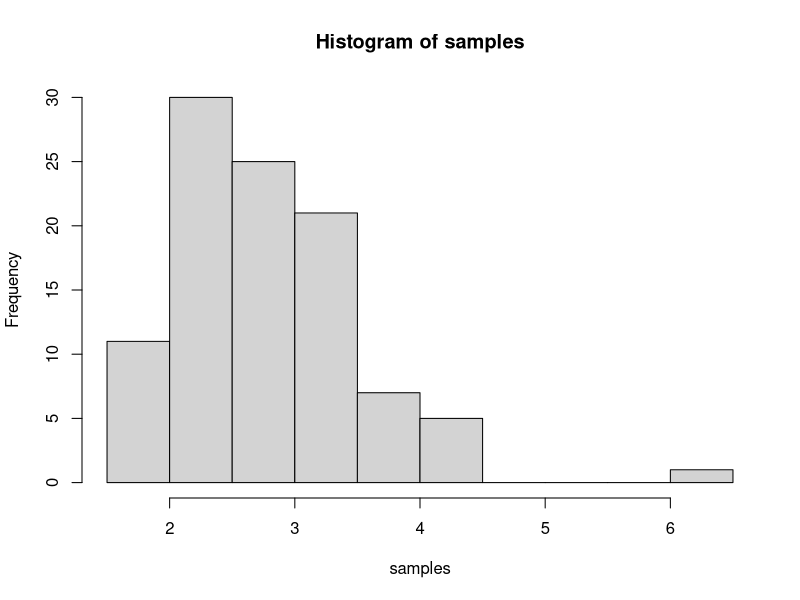
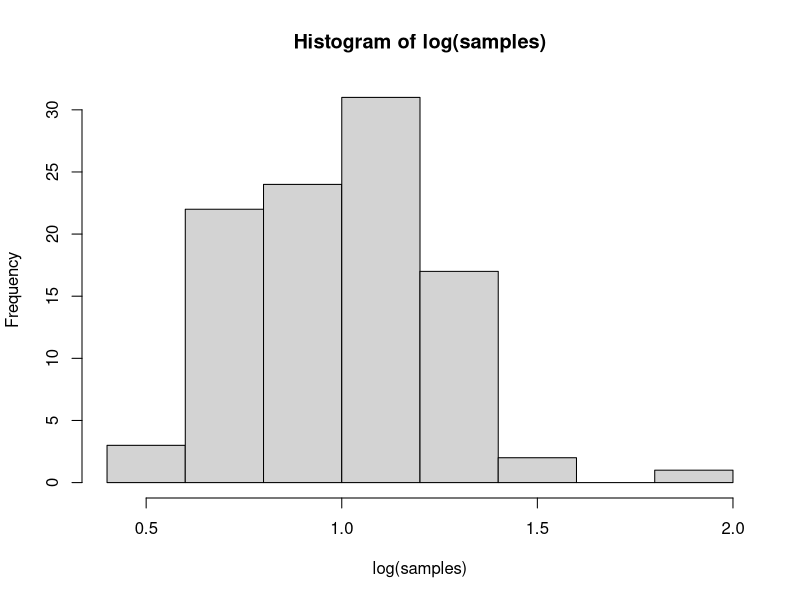

The R script that drew these images, in order:
## ---- chunk 1
knitr::opts_chunk$set(echo = TRUE)
## ---- chunk 2
samples <- rlnorm(100, meanlog = 1, sdlog = 0.25)
## ---- chunk 3
hist(samples)
hist(log(samples))
## ---- chunk 4
mean<-mean(samples)
variance<-var(samples)
